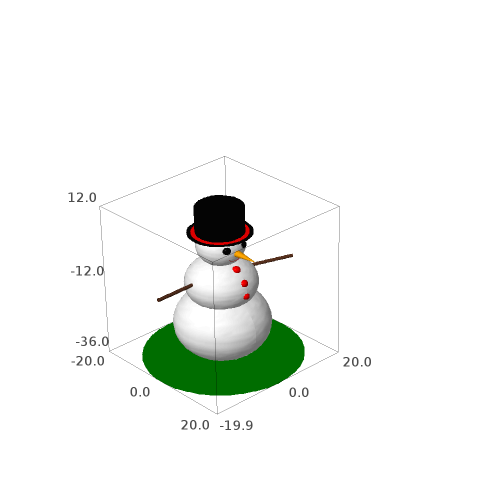

This chart was generated by the following Python code:
from sage.all import *

u, v = var('u,v')


#face (esphere)
r = 6
face = parametric_plot3d([r*cos(u)*sin(v), r*sin(u)*sin(v), r*cos(v)], (u, 0, 2*pi), (v, 0, pi), color='white')

##face + eyes (more espheres)
r = 1
face += parametric_plot3d([5 + r*cos(u)*sin(v), -2.5 + r*sin(u)*sin(v), 1 + r*cos(v)],  (u, 0, 2*pi), (v, 0, pi), color='black')
face += parametric_plot3d([5 + r*cos(u)*sin(v), +2.5 + r*sin(u)*sin(v), 1 + r*cos(v)],  (u, 0, 2*pi), (v, 0, pi), color='black')

##face + nose (cone)
r = 0.9
h = 6
face += parametric_plot3d([6 + u, ((h-u)/h) * r*sin(v), -0.5 + ((h-u)/h) * r*cos(v) ], (u, 0, h),(v, 0, 2*pi), color='orange')

##face + mouth (parabola)
face += parametric_plot3d([v, u,-3 + .2*pow(u ,2)], (u, -2, 2), (v, 4, 5.3), color='brown');

#hat (cilinder & circumference)
thickness = 6
r = 8
face += parametric_plot3d([thickness*cos(v), thickness*sin(v), 4 + u],  (u, 0, 8), (v, 0, 2*pi), color=Color('black'))
face += parametric_plot3d([v*sin(u), v*cos(u), 4], (u, 0, 2*pi), (v, 0, 8), color=Color('black'))
face += parametric_plot3d([v*sin(u), v*cos(u), 8], (u, 0, 2*pi), (v, 0, 6), color=Color('black'))
face += parametric_plot3d([v*sin(u), v*cos(u), 4.1], (u, 0, 2*pi), (v, 0, 7), color=Color('red'))

#body 
##upper torax (ellipsoid)
a = 9
b = 9
c = 8

x = 0
y = 0
z = -12
body = parametric_plot3d([x + a*cos(u)*sin(v), y + b*sin(u)*sin(v), z + c*cos(v)], (u, 0, 2*pi), (v, 0, pi), color='white')

###buttons (spheres)
r = 1
body += parametric_plot3d([5.5 + r*cos(u)*sin(v), r*sin(u)*sin(v), (z + 6) + r*cos(v)],  (u, 0, 2*pi), (v, 0, pi), color='red')
body += parametric_plot3d([8 + r*cos(u)*sin(v), r*sin(u)*sin(v), (z + 2.8) + r*cos(v)],  (u, 0, 2*pi), (v, 0, pi), color='red')
body += parametric_plot3d([8.5 + r*cos(u)*sin(v), r*sin(u)*sin(v), (z - 1) + r*cos(v)],  (u, 0, 2*pi), (v, 0, pi), color='red')

###Arms (cilinders)
thickness = 0.4
body += parametric_plot3d([-8 + thickness*cos(v), u + 5, -8 + thickness*sin(v)],  (u, 0, 12), (v, 0, 2*pi), color=Color('#5D3521')).rotate((0,1,1), pi/4)
body += parametric_plot3d([-1 + thickness*cos(v), u - 7, -10 + thickness*sin(v)],  (u, -12, 0), (v, 0, 2*pi), color=Color('#5D3521'))

##lower torax (ellipsoid)
a = 12
b = 12
c = 11

x = 0
y = 0
z = -25
body += parametric_plot3d([x + a*cos(u)*sin(v), y + b*sin(u)*sin(v), z + c*cos(v)], (u, 0, 2*pi), (v, 0, pi), color='white')

##grass (circumference)
body += parametric_plot3d([v*sin(u), v*cos(u), z - 11], (u, 0, 2*pi), (v, 0, 20), color=Color('green'))

#generate final graph
rabit = body + face
rabit.save('snow-man.png')
rabit.show(aspect_ratio=[1,1,1])


